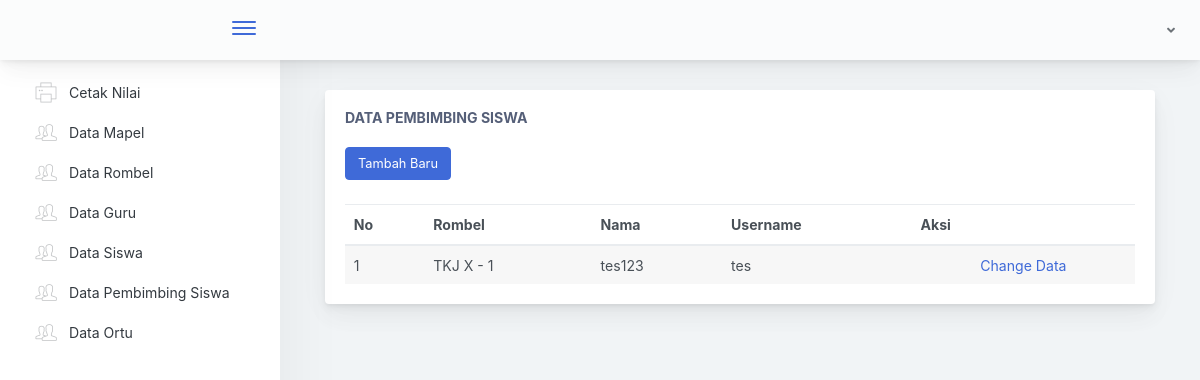
Page /Tu/ps on the committed database.
### tables this page shows
CREATE TABLE `tb_ps` (
  `id_ps` int NOT NULL,
  `id_rombel` int NOT NULL,
  `nama_ps` varchar(50) NOT NULL,
  `username` varchar(50) NOT NULL,
  `password` varchar(250) NOT NULL,
  `token` varchar(255) DEFAULT NULL
);

CREATE TABLE `tb_rombel` (
  `id_rombel` int NOT NULL,
  `rombel` varchar(50) NOT NULL
);

### application/controllers/Tu.php (called while the page is built, shortened)
<?php
class Tu extends CI_Controller {
  public function __construct()
  {
    $this->load->model('M_Nilai');
    $this->load->model('SaveModel');
    $this->load->model('TuModel');
    $this->load->library('form_validation');
  }
public function ps()
{
  $data['dtps'] = $this->db->query("SELECT * FROM tb_ps,tb_rombel where tb_ps.id_rombel = tb_rombel.id_rombel")->result();
  $this->load->view('tu/ps', $data);
}
}

### index.php (called while the page is built, shortened)
<?php
require_once BASEPATH.'core/CodeIgniter.php';

### application/views/tu/ps.php (the view, shortened to what this page needs)
<!doctype html>
<html lang="en">
<head>
</head>
<body>
        <div class="app-main">
                <div class="app-main__outer">
                    <div class="app-main__inner">
                        <div class="col-lg-12">
                                <div class="main-card mb-3 card">
                                    <div class="card-body"><h5 class="card-title">Data Pembimbing Siswa</h5>
                                    <a href="<?= base_url('Tu/addps') ?>" class="btn btn-primary mt-2 mb-4">Tambah Baru</a>
                                        <table class="mb-0 table table-striped">
                                            <thead>
                                            <tr>
                                                <th>No</th>
                                                <th>Rombel</th>
                                                <th>Nama</th>
                                                <th>Username </th>
                                                <th>Aksi</th>
                                            </tr>
                                            </thead>
                                            <tbody>
                                                <?php
                                                $no = 1;
                                                foreach ($dtps as $key) {
                                                    ?>
                                            <tr>
                                                <td><?php echo $no++ ?></td>
                                                <td><?php echo $key->rombel ?></td>
                                                <td><?php echo $key->nama_ps ?></td>
                                                <td><?php echo $key->username ?></td>
                                                <td class="text-center"><a href="<?php echo base_url('Tu/editps')?>/<?php echo $key->id_ps?>">Change Data</a></td>
                                            </tr>
                                                <?php
                                            }
                                                ?>
                                            </tbody>
                                        </table>
                                    </div>
                                </div>
                            </div>
                        </div>
        </div>
    </div>
</body>
</html>

### rows in the picture
tb_ps: id_rombel.rombel "TKJ X - 1", nama_ps "tes123", username "tes"
